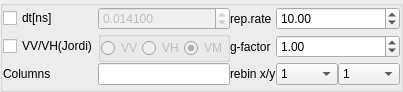
<?xml version="1.0" encoding="UTF-8"?>
<ui version="4.0">
 <class>Form</class>
 <widget class="QWidget" name="Form">
  <property name="geometry">
   <rect>
    <x>0</x>
    <y>0</y>
    <width>403</width>
    <height>92</height>
   </rect>
  </property>
  <property name="windowTitle">
   <string>Form</string>
  </property>
  <layout class="QVBoxLayout" name="verticalLayout">
   <property name="spacing">
    <number>0</number>
   </property>
   <property name="leftMargin">
    <number>0</number>
   </property>
   <property name="topMargin">
    <number>0</number>
   </property>
   <property name="rightMargin">
    <number>0</number>
   </property>
   <property name="bottomMargin">
    <number>0</number>
   </property>
   <item>
    <widget class="QGroupBox" name="groupBox">
     <property name="title">
      <string/>
     </property>
     <layout class="QGridLayout" name="gridLayout">
      <property name="leftMargin">
       <number>0</number>
      </property>
      <property name="topMargin">
       <number>0</number>
      </property>
      <property name="rightMargin">
       <number>0</number>
      </property>
      <property name="bottomMargin">
       <number>0</number>
      </property>
      <property name="spacing">
       <number>0</number>
      </property>
      <item row="2" column="4">
       <widget class="QComboBox" name="comboBox_2">
        <property name="sizePolicy">
         <sizepolicy hsizetype="MinimumExpanding" vsizetype="Fixed">
          <horstretch>0</horstretch>
          <verstretch>0</verstretch>
         </sizepolicy>
        </property>
        <property name="toolTip">
         <string>If the rebin option is set to a value greater than &quot;1&quot; the 
two neighboring values are added. For instance, for the
array &quot;1, 2, 3, 4, 5, 6, 7, 8&quot; a rebin value of &quot;2&quot; results in
the array &quot;3, 7, 11, 15&quot;.</string>
        </property>
        <item>
         <property name="text">
          <string>1</string>
         </property>
        </item>
        <item>
         <property name="text">
          <string>2</string>
         </property>
        </item>
        <item>
         <property name="text">
          <string>4</string>
         </property>
        </item>
        <item>
         <property name="text">
          <string>8</string>
         </property>
        </item>
       </widget>
      </item>
      <item row="1" column="0">
       <widget class="QCheckBox" name="checkBox_3">
        <property name="toolTip">
         <string>If this checkbox is checked the data is expected to be a &quot;Jordi&quot; file. This means
that the count in the VV and the VH detection channels data are stacked vertically.</string>
        </property>
        <property name="text">
         <string>VV/VH(Jordi)</string>
        </property>
       </widget>
      </item>
      <item row="0" column="2">
       <widget class="QLabel" name="label_2">
        <property name="sizePolicy">
         <sizepolicy hsizetype="Fixed" vsizetype="Preferred">
          <horstretch>0</horstretch>
          <verstretch>0</verstretch>
         </sizepolicy>
        </property>
        <property name="text">
         <string>rep.rate</string>
        </property>
       </widget>
      </item>
      <item row="2" column="0">
       <widget class="QLabel" name="label">
        <property name="text">
         <string>Columns</string>
        </property>
       </widget>
      </item>
      <item row="0" column="1">
       <widget class="QDoubleSpinBox" name="doubleSpinBox_2">
        <property name="enabled">
         <bool>false</bool>
        </property>
        <property name="sizePolicy">
         <sizepolicy hsizetype="MinimumExpanding" vsizetype="Fixed">
          <horstretch>0</horstretch>
          <verstretch>0</verstretch>
         </sizepolicy>
        </property>
        <property name="decimals">
         <number>6</number>
        </property>
        <property name="maximum">
         <double>120.000000000000000</double>
        </property>
        <property name="singleStep">
         <double>0.000100000000000</double>
        </property>
        <property name="value">
         <double>0.014100000000000</double>
        </property>
       </widget>
      </item>
      <item row="0" column="0">
       <widget class="QCheckBox" name="checkBox_2">
        <property name="toolTip">
         <string>If this is selected the time-axis is multiplied by the dt specified in the spin-box.</string>
        </property>
        <property name="text">
         <string>dt[ns]</string>
        </property>
       </widget>
      </item>
      <item row="1" column="2">
       <widget class="QLabel" name="label_4">
        <property name="text">
         <string>g-factor</string>
        </property>
       </widget>
      </item>
      <item row="2" column="2">
       <widget class="QLabel" name="label_3">
        <property name="sizePolicy">
         <sizepolicy hsizetype="Fixed" vsizetype="Preferred">
          <horstretch>0</horstretch>
          <verstretch>0</verstretch>
         </sizepolicy>
        </property>
        <property name="text">
         <string>rebin x/y</string>
        </property>
       </widget>
      </item>
      <item row="0" column="3" colspan="2">
       <widget class="QDoubleSpinBox" name="doubleSpinBox">
        <property name="enabled">
         <bool>true</bool>
        </property>
        <property name="sizePolicy">
         <sizepolicy hsizetype="MinimumExpanding" vsizetype="Fixed">
          <horstretch>0</horstretch>
          <verstretch>0</verstretch>
         </sizepolicy>
        </property>
        <property name="toolTip">
         <string>The repetition rate of the laser in MHz</string>
        </property>
        <property name="maximum">
         <double>120.000000000000000</double>
        </property>
        <property name="singleStep">
         <double>0.100000000000000</double>
        </property>
        <property name="value">
         <double>10.000000000000000</double>
        </property>
       </widget>
      </item>
      <item row="2" column="1">
       <widget class="QLineEdit" name="lineEdit">
        <property name="toolTip">
         <string>This specifies which column numbers from the matrix are used.
The columns numbers should be seperated by spaces, e.g.:

1 2 11 15

After editing this input the return key should be pressed. The
first column in the list is always assumed to be the x-axis unless
the file is a Jordi-file (stacked vv and vh measurement)

The data is binned first. Thus, the colums correspond to the 
columns of the BINNED data.</string>
        </property>
        <property name="text">
         <string/>
        </property>
       </widget>
      </item>
      <item row="1" column="3" colspan="2">
       <widget class="QDoubleSpinBox" name="doubleSpinBox_3">
        <property name="singleStep">
         <double>0.010000000000000</double>
        </property>
        <property name="value">
         <double>1.000000000000000</double>
        </property>
       </widget>
      </item>
      <item row="2" column="3">
       <widget class="QComboBox" name="comboBox">
        <property name="sizePolicy">
         <sizepolicy hsizetype="MinimumExpanding" vsizetype="Fixed">
          <horstretch>0</horstretch>
          <verstretch>0</verstretch>
         </sizepolicy>
        </property>
        <property name="toolTip">
         <string>If the rebin option is set to a value greater than &quot;1&quot; the 
two neighboring values are added. For instance, for the
array &quot;1, 2, 3, 4, 5, 6, 7, 8&quot; a rebin value of &quot;2&quot; results in
the array &quot;3, 7, 11, 15&quot;.</string>
        </property>
        <item>
         <property name="text">
          <string>1</string>
         </property>
        </item>
        <item>
         <property name="text">
          <string>2</string>
         </property>
        </item>
        <item>
         <property name="text">
          <string>4</string>
         </property>
        </item>
        <item>
         <property name="text">
          <string>8</string>
         </property>
        </item>
       </widget>
      </item>
      <item row="1" column="1">
       <widget class="QGroupBox" name="groupBox_2">
        <property name="enabled">
         <bool>false</bool>
        </property>
        <property name="title">
         <string/>
        </property>
        <layout class="QHBoxLayout" name="horizontalLayout">
         <property name="spacing">
          <number>0</number>
         </property>
         <property name="leftMargin">
          <number>0</number>
         </property>
         <property name="topMargin">
          <number>0</number>
         </property>
         <property name="rightMargin">
          <number>0</number>
         </property>
         <property name="bottomMargin">
          <number>0</number>
         </property>
         <item>
          <widget class="QRadioButton" name="radioButton_3">
           <property name="toolTip">
            <string>If this is selected the first part of the one-column data is read</string>
           </property>
           <property name="text">
            <string>VV</string>
           </property>
           <property name="checked">
            <bool>false</bool>
           </property>
          </widget>
         </item>
         <item>
          <widget class="QRadioButton" name="radioButton_2">
           <property name="toolTip">
            <string>If this is selected the second part of the one-column data is read</string>
           </property>
           <property name="text">
            <string>VH</string>
           </property>
          </widget>
         </item>
         <item>
          <widget class="QRadioButton" name="radioButton">
           <property name="text">
            <string>VM</string>
           </property>
           <property name="checked">
            <bool>true</bool>
           </property>
          </widget>
         </item>
        </layout>
       </widget>
      </item>
     </layout>
    </widget>
   </item>
  </layout>
  <action name="actionDtChanged">
   <property name="text">
    <string>dtChanged</string>
   </property>
  </action>
  <action name="actionRebinChanged">
   <property name="text">
    <string>RebinChanged</string>
   </property>
  </action>
  <action name="actionRepratechange">
   <property name="text">
    <string>repratechange</string>
   </property>
  </action>
  <action name="actionPolarizationChange">
   <property name="text">
    <string>PolarizationChange</string>
   </property>
  </action>
  <action name="actionGfactorChanged">
   <property name="text">
    <string>gfactorChanged</string>
   </property>
  </action>
  <action name="actionIsjordiChanged">
   <property name="text">
    <string>isjordiChanged</string>
   </property>
  </action>
  <action name="actionMatrixColumnsChanged">
   <property name="text">
    <string>MatrixColumnsChanged</string>
   </property>
  </action>
 </widget>
 <resources/>
 <connections>
  <connection>
   <sender>checkBox_2</sender>
   <signal>toggled(bool)</signal>
   <receiver>doubleSpinBox_2</receiver>
   <slot>setEnabled(bool)</slot>
   <hints>
    <hint type="sourcelabel">
     <x>26</x>
     <y>20</y>
    </hint>
    <hint type="destinationlabel">
     <x>131</x>
     <y>20</y>
    </hint>
   </hints>
  </connection>
  <connection>
   <sender>checkBox_3</sender>
   <signal>toggled(bool)</signal>
   <receiver>groupBox_2</receiver>
   <slot>setEnabled(bool)</slot>
   <hints>
    <hint type="sourcelabel">
     <x>26</x>
     <y>30</y>
    </hint>
    <hint type="destinationlabel">
     <x>107</x>
     <y>30</y>
    </hint>
   </hints>
  </connection>
  <connection>
   <sender>checkBox_2</sender>
   <signal>toggled(bool)</signal>
   <receiver>actionDtChanged</receiver>
   <slot>trigger()</slot>
   <hints>
    <hint type="sourcelabel">
     <x>28</x>
     <y>11</y>
    </hint>
    <hint type="destinationlabel">
     <x>-1</x>
     <y>-1</y>
    </hint>
   </hints>
  </connection>
  <connection>
   <sender>doubleSpinBox_2</sender>
   <signal>valueChanged(double)</signal>
   <receiver>actionDtChanged</receiver>
   <slot>trigger()</slot>
   <hints>
    <hint type="sourcelabel">
     <x>121</x>
     <y>11</y>
    </hint>
    <hint type="destinationlabel">
     <x>-1</x>
     <y>-1</y>
    </hint>
   </hints>
  </connection>
  <connection>
   <sender>doubleSpinBox</sender>
   <signal>valueChanged(double)</signal>
   <receiver>actionRepratechange</receiver>
   <slot>trigger()</slot>
   <hints>
    <hint type="sourcelabel">
     <x>346</x>
     <y>11</y>
    </hint>
    <hint type="destinationlabel">
     <x>-1</x>
     <y>-1</y>
    </hint>
   </hints>
  </connection>
  <connection>
   <sender>radioButton_2</sender>
   <signal>toggled(bool)</signal>
   <receiver>actionPolarizationChange</receiver>
   <slot>trigger()</slot>
   <hints>
    <hint type="sourcelabel">
     <x>109</x>
     <y>33</y>
    </hint>
    <hint type="destinationlabel">
     <x>-1</x>
     <y>-1</y>
    </hint>
   </hints>
  </connection>
  <connection>
   <sender>radioButton_3</sender>
   <signal>toggled(bool)</signal>
   <receiver>actionPolarizationChange</receiver>
   <slot>trigger()</slot>
   <hints>
    <hint type="sourcelabel">
     <x>74</x>
     <y>33</y>
    </hint>
    <hint type="destinationlabel">
     <x>-1</x>
     <y>-1</y>
    </hint>
   </hints>
  </connection>
  <connection>
   <sender>checkBox_3</sender>
   <signal>clicked(bool)</signal>
   <receiver>checkBox_2</receiver>
   <slot>setChecked(bool)</slot>
   <hints>
    <hint type="sourcelabel">
     <x>28</x>
     <y>33</y>
    </hint>
    <hint type="destinationlabel">
     <x>28</x>
     <y>11</y>
    </hint>
   </hints>
  </connection>
  <connection>
   <sender>doubleSpinBox_3</sender>
   <signal>valueChanged(double)</signal>
   <receiver>actionGfactorChanged</receiver>
   <slot>trigger()</slot>
   <hints>
    <hint type="sourcelabel">
     <x>285</x>
     <y>33</y>
    </hint>
    <hint type="destinationlabel">
     <x>-1</x>
     <y>-1</y>
    </hint>
   </hints>
  </connection>
  <connection>
   <sender>checkBox_3</sender>
   <signal>toggled(bool)</signal>
   <receiver>actionIsjordiChanged</receiver>
   <slot>trigger()</slot>
   <hints>
    <hint type="sourcelabel">
     <x>41</x>
     <y>33</y>
    </hint>
    <hint type="destinationlabel">
     <x>-1</x>
     <y>-1</y>
    </hint>
   </hints>
  </connection>
  <connection>
   <sender>lineEdit</sender>
   <signal>textChanged(QString)</signal>
   <receiver>actionMatrixColumnsChanged</receiver>
   <slot>trigger()</slot>
   <hints>
    <hint type="sourcelabel">
     <x>204</x>
     <y>55</y>
    </hint>
    <hint type="destinationlabel">
     <x>-1</x>
     <y>-1</y>
    </hint>
   </hints>
  </connection>
  <connection>
   <sender>comboBox</sender>
   <signal>currentIndexChanged(int)</signal>
   <receiver>actionRebinChanged</receiver>
   <slot>trigger()</slot>
   <hints>
    <hint type="sourcelabel">
     <x>247</x>
     <y>52</y>
    </hint>
    <hint type="destinationlabel">
     <x>-1</x>
     <y>-1</y>
    </hint>
   </hints>
  </connection>
  <connection>
   <sender>comboBox_2</sender>
   <signal>currentIndexChanged(int)</signal>
   <receiver>actionRebinChanged</receiver>
   <slot>trigger()</slot>
   <hints>
    <hint type="sourcelabel">
     <x>568</x>
     <y>189</y>
    </hint>
    <hint type="destinationlabel">
     <x>-1</x>
     <y>-1</y>
    </hint>
   </hints>
  </connection>
 </connections>
</ui>
